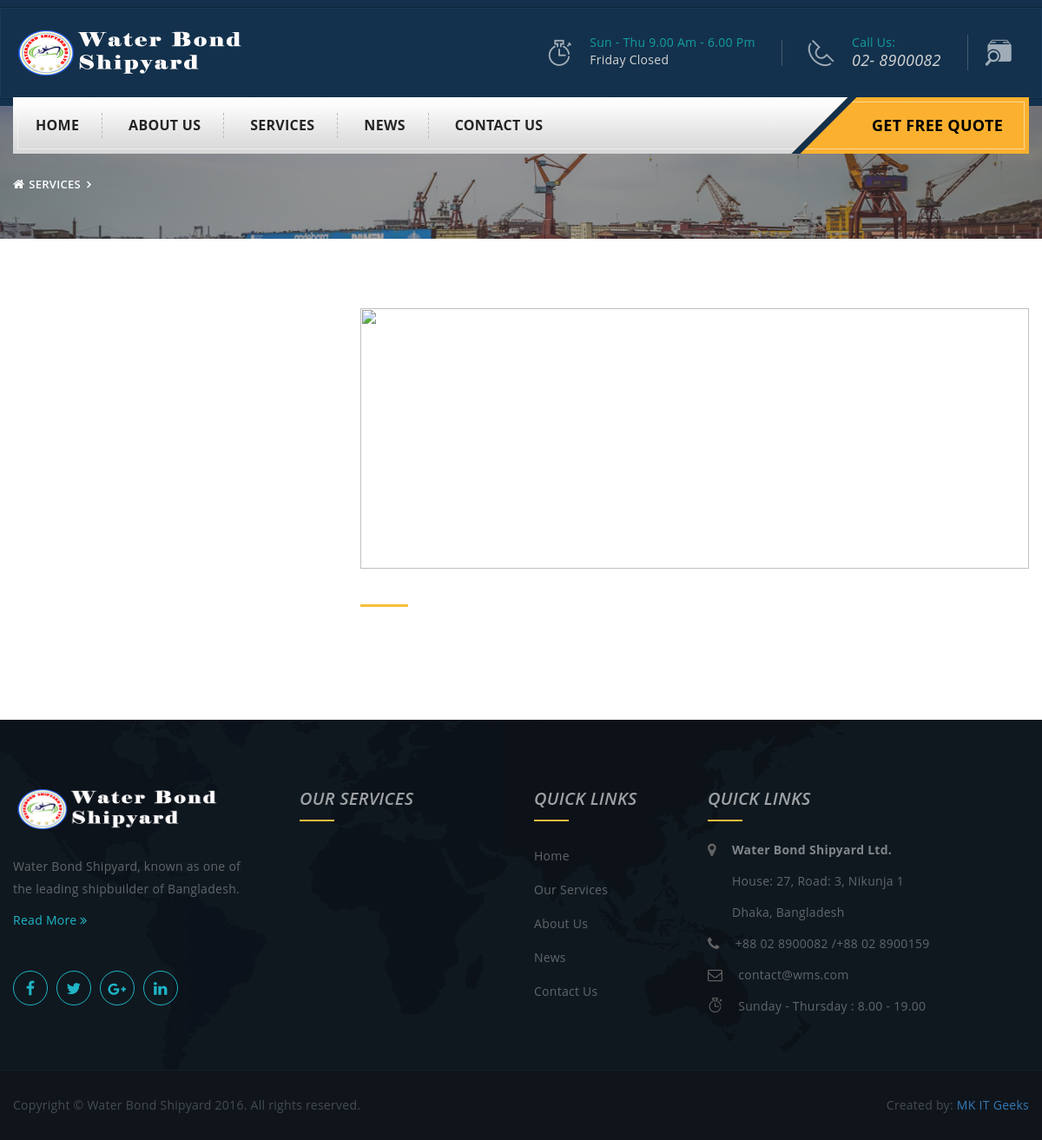
/services_details.php, run on an earlier commit of the app's database.
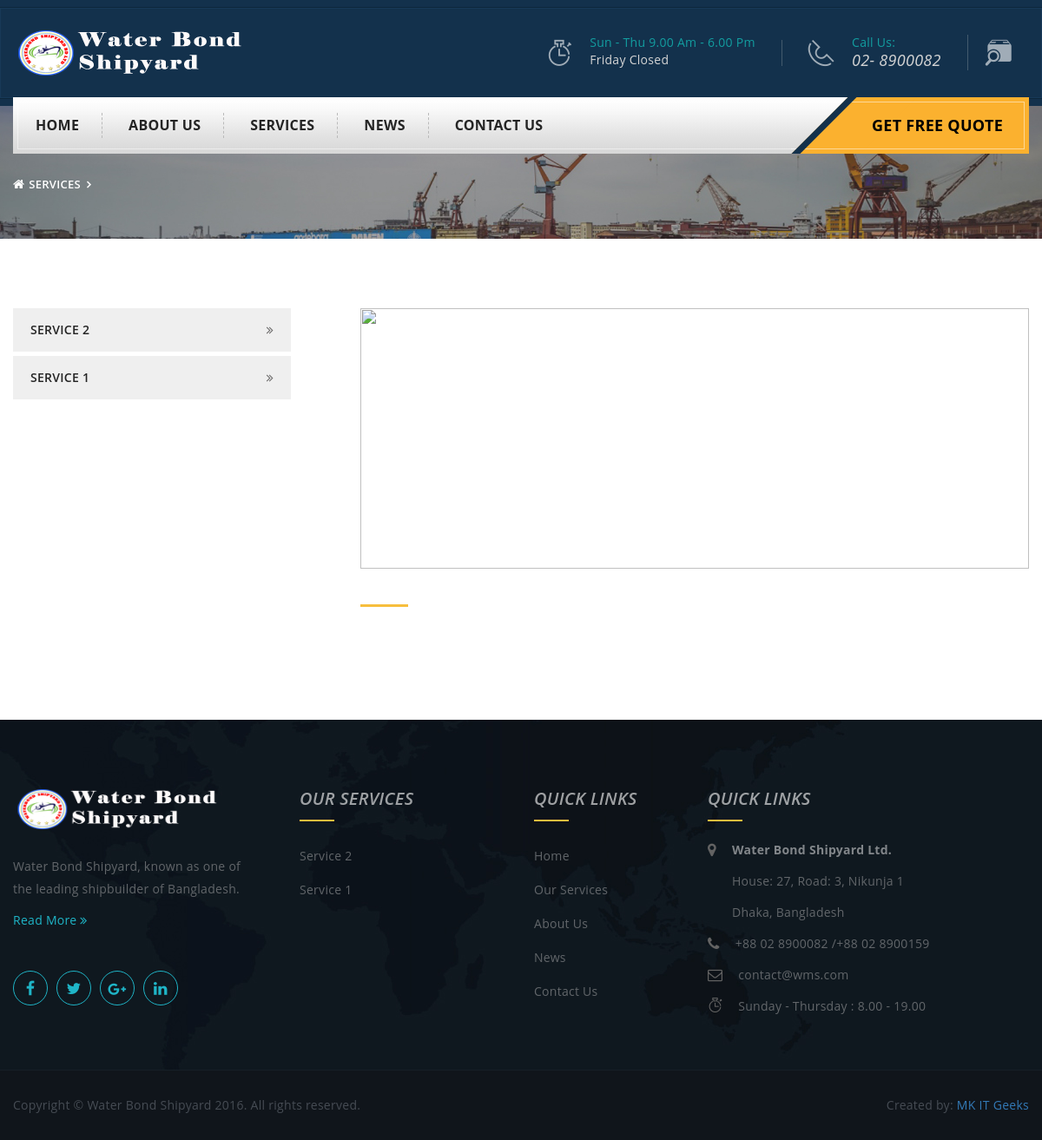
And on a later commit of the database.
### tables this page shows
CREATE TABLE IF NOT EXISTS `services` (
  `service_id` int(11) NOT NULL AUTO_INCREMENT,
  `service_title` varchar(255) NOT NULL,
  `service_image` varchar(255) NOT NULL,
  `service_details` text NOT NULL,
  `service_status` enum('Active','Inactive') NOT NULL,
  `service_created_by` int(11) NOT NULL,
  `service_created_on` datetime NOT NULL,
  `service_updated_by` int(11) NOT NULL,
  `service_updated_on` timestamp NOT NULL DEFAULT CURRENT_TIMESTAMP ON UPDATE CURRENT_TIMESTAMP,
  PRIMARY KEY (`service_id`)
);

### config/config.php (called while the page is built, shortened)
<?php
$config = array();
$config['BASE_DIR'] = dirname(dirname(__FILE__));
include ($config['BASE_DIR'] . '/config/local_config.php');
?>

### config/local_config.php (called while the page is built, shortened)
<?php
$host = $_SERVER['HTTP_HOST'];
$domain = str_replace('www.', '', str_replace('http://', '', $host));
if ($domain == 'arkhairul.com') {
    $config['SITE_NAME'] = 'WATER BOND SHIPYARD ';
    $config['ADMIN_SITE_NAME'] = 'WBS | ADMIN PANEL';
    $config['BASE_URL'] = 'http://arkhairul.com/ibfb/';
    $config['ROOT_DIR'] = '/home/arkhairul/public_html/ibfb/';
    $config['DB_TYPE'] = 'mysql';
    $config['DB_HOST'] = 'localhost';
    $config['DB_NAME'] = 'arkhairu_wbs';
    $config['DB_USER'] = 'arkhairu_lila';
    $config['DB_PASSWORD'] = 'Pandora*12015';
} else {
    $config['SITE_NAME'] = 'WATER BOND SHIPYARD ';
    $config['ADMIN_SITE_NAME'] = 'WBS | ADMIN PANEL';
    $config['BASE_URL'] = 'http://localhost/shipyard/';
    $config['ROOT_DIR'] = '/shipyard/';
    $config['DB_TYPE'] = 'mysql';
    $config['DB_HOST'] = 'localhost';
    $config['DB_NAME'] = 'wbs';
    $config['DB_USER'] = 'root';
    $config['DB_PASSWORD'] = '';
}
$config['MASTER_ADMIN_EMAIL'] = "khairul@eyhost.biz";
$config['PASSWORD_KEY'] = "#WBS#";
$config['ADMIN_PASSWORD_LENGTH_MAX'] = 15;
$config['ADMIN_PASSWORD_LENGTH_MIN'] = 5;
$config['ADMIN_COOKIE_EXPIRE_DURATION'] = (60 * 60 * 24 * 30);
$config['IMAGE_UPLOAD_PATH'] = $config['BASE_DIR'] . '/upload';
$config['IMAGE_UPLOAD_URL'] = $config['BASE_URL'] . 'upload';

### services_details.php (the view, shortened to what this page needs)
<?php
include './config/config.php';
$service_id = '';
$service_title = '';
$service_image = '';
?>
<!DOCTYPE html>
<html lang="en">
    <head>
        <?php include './headerscript.php'; ?>
    </head>
    <body>
        <?php include './header.php'; ?>
        <?php include './menu.php'; ?>
        <section class="inner-banner">
            <div class="thm-container">
                <ul class="breadcumb">
                    <li><a href="services.php"><i class="fa fa-home"></i>SERVICES</a></li>
                </ul>
            </div>
        </section>
        <section class="sec-padding single-service-page">
            <div class="thm-container">
                <div class="row">
                    <?php if (count($arrayService) > 0): ?>
                        <div class="col-md-4 pull-left">
                            <div class="single-sidebar-widget">
                                <div class="special-links">
                                    <ul>
                                        <?php foreach ($arrayService AS $service): ?>
                                            <li <?php if ($service_id == $service->service_id): ?>class="active" <?php endif; ?>><a href="services_details.php?id=<?php echo $service->service_id; ?>"><?php echo $service->service_title; ?></a></li>
                                        <?php endforeach; ?>
                                    </ul>
                                </div>
                            </div>
                        </div>
                    <?php endif; ?>
                    <div class="col-md-8 pull-right tab-content">
                        <div class="tab-pane fade in active" id="ocean">
                            <div class="image-box clearfix">
                                <img style="height: 300px;width: 100%;" src="<?php echo $config['IMAGE_UPLOAD_URL'] . '/service_image/' . $service_image; ?>" alt="<?php echo $service_title; ?>"/>
                            </div>
                            <div class="sec-title">
                                <h2><span><?php echo $service_title; ?></span></h2>
                            </div>
                        </div>
                    </div>
                </div>
            </div>
        </section>
        <?php include './footer.php'; ?>
    </body>
</html>

### headerscript.php
<link rel="stylesheet" href="plugins/bootstrap/css/bootstrap.min.css">
<link rel="stylesheet" href="https://maxcdn.bootstrapcdn.com/font-awesome/4.5.0/css/font-awesome.min.css">
<link rel="stylesheet" href="plugins/Stroke-Gap-Icons-Webfont/style.css">
<link rel="stylesheet" href="plugins/revolution/css/settings.css">
<link rel="stylesheet" href="plugins/revolution/css/layers.css">
<link rel="stylesheet" href="plugins/revolution/css/navigation.css">
<link rel="stylesheet" href="plugins/flaticon/flaticon.css">
<link href="plugins/jquery-ui-1114/jquery-ui.css" rel="stylesheet">
<link rel="stylesheet" href="plugins/owlcarousel-2/assets/owl.carousel.css">
<link rel="stylesheet" href="plugins/owlcarousel-2/assets/owl.theme.default.min.css">
<link rel="stylesheet" href="plugins/animate.min.css">
<link rel="stylesheet" href="plugins/fancyapps-fancyBox/source/jquery.fancybox.css">
<link rel="stylesheet" href="css/style.css">
<link rel="stylesheet" href="css/responsive.css">

### header.php (shortened to what this page needs)
<header id="header" class="stricky">
    <div class="thm-container clearfix">
        <div class="logo pull-left">
            <a href="index.php">
                <img src="images/wbs-logo.png" alt="">
            </a>
        </div>
        <div class="header-info pull-right">
            <div class="info-box hidden-sm hidden-xs">
                <div class="icon-box no-border">
                    <i class="icon icon-Timer"></i>
                </div>
                <div class="text-box">
                    <p class="highlighted">Sun - Thu 9.00 Am - 6.00 Pm</p>
                    <p>Friday Closed</p>
                </div>
            </div>
            <div class="info-box hidden-sm hidden-xs">
                <div class="icon-box">
                    <i class="icon icon-Phone2"></i>
                </div>
                <div class="text-box">
                    <p class="highlighted">Call Us:</p>
                    <p class="phone-number">02- 8900082</p>
                </div>
            </div>
            <div class="info-box search-box-wrapper">
                <div class="icon-box">
                    <i class="flaticon-search51"></i>
                </div>
            </div>
        </div>
    </div>
</header>

### menu.php (shortened to what this page needs)
<nav class="main-menu-wrapper stricky">
    <div class="thm-container menu-gradient ">
        <div class="clearfix">
            <div class="nav-holder pull-left">
                <div class="nav-footer">
                    <ul class="nav">
                        <li><a href="index.php">Home</a></li>
                        <li class="has-submenu">
                            <a href="about.php">about us</a>
                        </li>
                        <li class="has-submenu">
                            <a href="services.php">Services</a>
                            <?php
                            $arrayService = array();
                            $sql = "SELECT * FROM services WHERE service_status='Active' ORDER BY service_id DESC";
                            $result = mysqli_query($con, $sql);
                            if ($result) {
                                while ($obj = mysqli_fetch_object($result)) {
                                    $arrayService[] = $obj;
                                }
                            }
                            ?>
                        </li>
                        <li><a href="news_list.php">News</a></li>
                        <li><a href="contact-us.php">contact us</a></li>
                    </ul>
                </div>
            </div>
            <div class="free-qoute-button pull-right">
                <a href="#">Get Free Quote</a>
            </div>
        </div>
    </div>
</nav>

### footer.php
<footer id="footer" class="sec-padding">
    <div class="thm-container">
        <div class="row">
            <div class="col-md-3 col-sm-6 footer-widget">
                <div class="about-widget">
                    <a href="index.php"><img src="images/wbs-logo.png" alt="Water Bond Shipyard"/></a>
                    <p>Water Bond Shipyard, known as one of the leading shipbuilder of Bangladesh.</p>
                    <a href="about.php">Read More <i class="fa fa-angle-double-right"></i></a>
                    <ul class="social">
                        <li><a href="#"><i class="fa fa-facebook"></i></a></li>
                        <li><a href="#"><i class="fa fa-twitter"></i></a></li>
                        <li><a href="#"><i class="fa fa-google-plus"></i></a></li>
                        <li><a href="#"><i class="fa fa-linkedin"></i></a></li>
                    </ul>
                </div>
            </div>
            <div class="col-md-3 col-sm-6 footer-widget">
                <div class="pl-30">
                    <div class="title">
                        <h3><span>Our Services</span></h3>
                    </div>
                    <?php
                    $arrayService = array();
                    $sql = "SELECT * FROM services WHERE service_status='Active' ORDER BY service_id DESC";
                    $result = mysqli_query($con, $sql);
                    if ($result) {
                        while ($obj = mysqli_fetch_object($result)) {
                            $arrayService[] = $obj;
                        }
                    }
                    ?>
                    <?php if (count($arrayService) > 0): ?>
                        <ul class="link-list">
                            <?php foreach ($arrayService AS $service): ?>
                                <li><a href="services_details.php?id=<?php echo $service->service_id; ?>"><?php echo $service->service_title; ?></a></li>
                            <?php endforeach; ?>
                        </ul>
                    <?php endif; ?>
                </div>
            </div>
            <div class="col-md-2 col-sm-6 footer-widget">
                <div class="title">
                    <h3><span>Quick Links</span></h3>
                </div>
                <ul class="link-list">
                    <li><a href="index.php">Home</a></li>
                    <li><a href="services.php">Our Services</a></li>
                    <li><a href="about.php">About Us</a></li>
                    <li><a href="news_list.php">News</a></li>
                    <li><a href="contact-us.php">Contact Us</a></li>
                </ul>
            </div>
            <div class="col-md-4 col-sm-6 footer-widget">
                <div class="title">
                    <h3><span>Quick Links</span></h3>
                </div>
                <ul class="contact-infos">
                    <li>
                        <div class="icon-box">
                            <i class="fa fa-map-marker"></i>
                        </div>
                        <div class="text-box">
                            <p><b>Water Bond Shipyard Ltd.</b></p>
                            <p>House: 27, Road: 3, Nikunja 1</p>
                            <p>Dhaka, Bangladesh</p>
                        </div>
                    </li>
                    <li>
                        <div class="icon-box">
                            <i class="fa fa-phone"></i>
                        </div>
                        <div class="text-box">
                            <p>+88 02 8900082  /+88 02 8900159</p>
                        </div>
                    </li>
                    <li>
                        <div class="icon-box">
                            <i class="fa fa-envelope-o"></i>
                        </div>
                        <div class="text-box">
                            <p>contact@wms.com</p>
                        </div>
                    </li>
                    <li>
                        <div class="icon-box">
                            <i class="icon icon-Timer"></i>
                        </div>
                        <div class="text-box">
                            <p>Sunday - Thursday : 8.00 - 19.00</p>
                        </div>
                    </li>
                </ul>
            </div>
        </div>
    </div>
</footer>
<section class="bottom-bar">
    <div class="thm-container clearfix">
        <div class="pull-left">
            <p>Copyright © Water Bond Shipyard 2016. All rights reserved.</p>
        </div>
        <div class="pull-right">
            <p>Created by: <a href="http://www.arkhairul.com" target="_blank">MK IT Geeks</a></p>
        </div>
    </div>
</section>

### css/gradient.css (style rules this page uses)
.menu-gradient { background: #ffffff; background: -moz-linear-gradient(top, #ffffff 0%, #fafafa 19%, #e2e2e2 69%, #d7d7d7 100%); background: -webkit-linear-gradient(top, #ffffff 0%,#fafafa 19%,#e2e2e2 69%,#d7d7d7 100%); background: linear-gradient(to bottom, #ffffff 0%,#fafafa 19%,#e2e2e2 69%,#d7d7d7 100%); filter: progid:DXImageTransform.Microsoft.gradient( startColorstr='#ffffff', endColorstr='#d7d7d7',GradientType=0 ); }

What changed in the data, as far as the page shows it:
added services: service_title "SERVICE 2", service_title "Service 2"
added services: service_title "SERVICE 1", service_title "Service 1"
